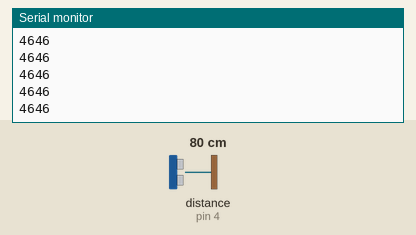
Simulated run of this sketch. Board: Arduino Uno, built with avr-gcc and run on an emulated ATmega328P. On the bench: the last lines printed to the serial monitor. Wiring (inferred from the names in the program): ultrasonic range finder: trigger pin 8; echo pin 4. The test bench sets the inputs (shaded band); at power-on: distance to the obstacle (sensor on pin 4) 80 cm. The echo pulse lasts 58.3 µs per cm.

Above: at 1.2 s.
1.3 s: distance to the obstacle (sensor on pin 4) set to 2 cm
At 2.0 s:
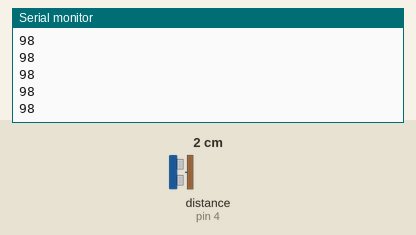
2.8 s: distance to the obstacle (sensor on pin 4) set to 4 cm
At 3.9 s:
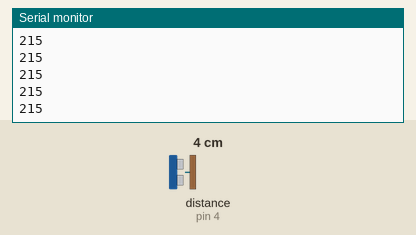
Timing chart, 0 to 5.8 s (numbered marks = the images above; inputs shaded):
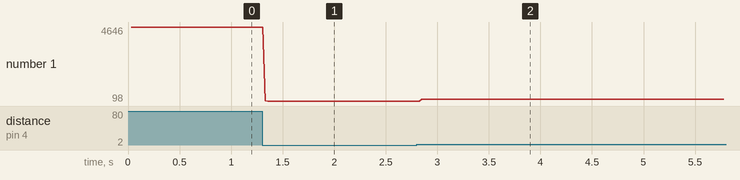

The sketch:

UltraSonic.ino
```cpp
int Trig = 8;
int Echo = 4;
int pingTravel;
void setup() {
  // put your setup code here, to run once:
  Serial.begin(9600);
  pinMode(Trig,OUTPUT);
  pinMode(Echo,INPUT);
}

void loop() {
  // put your main code here, to run repeatedly:
  digitalWrite(Trig,LOW);
  delayMicroseconds(10);
  digitalWrite(Trig,HIGH);
  delayMicroseconds(10);
  digitalWrite(Trig,LOW);
  pingTravel = pulseIn(Echo,HIGH);
  delay(25);
  Serial.println(pingTravel);
}
```

Measured:
- after the input at 1.3 s, the serial monitor: prints a new line at once (image 1)
- after the input at 2.8 s, the serial monitor: prints a new line after 0.05 s (image 2)
- plotted number 1: 4646 → 98 after the input at 1.3 s, 98 → 215 after the input at 2.8 s
